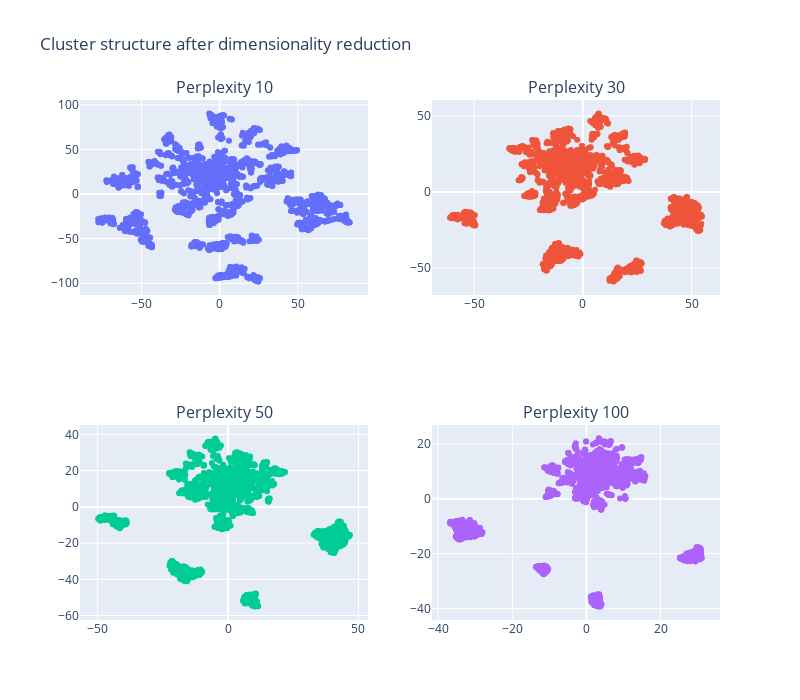

Here is the notebook cell this chart was saved with:
### Code cell
fig.update_layout(height=700, width=800,
                  title_text="Cluster structure after dimensionality reduction",
                 showlegend=False)
fig.show()

### Figure 1 — Plotly figure (JSON) as saved in the notebook; plotly's stock layout.template omitted (floating-point values rounded to 4 significant figures; data arrays with more than 128 entries replaced by an {"elided": "..."} marker saying what was removed)
{"data": [{"mode": "markers", "type": "scatter", "x": {"elided": "1665 float values"}, "xaxis": "x", "y": {"elided": "1665 float values"}, "yaxis": "y"}, {"mode": "markers", "type": "scatter", "x": {"elided": "1665 float values"}, "xaxis": "x2", "y": {"elided": "1665 float values"}, "yaxis": "y2"}, {"mode": "markers", "type": "scatter", "x": {"elided": "1665 float values"}, "xaxis": "x3", "y": {"elided": "1665 float values"}, "yaxis": "y3"}, {"mode": "markers", "type": "scatter", "x": {"elided": "1665 float values"}, "xaxis": "x4", "y": {"elided": "1665 float values"}, "yaxis": "y4"}], "layout": {"annotations": [{"font": {"size": 16}, "showarrow": false, "text": "Perplexity 10", "x": 0.225, "xanchor": "center", "xref": "paper", "y": 1, "yanchor": "bottom", "yref": "paper"}, {"font": {"size": 16}, "showarrow": false, "text": "Perplexity 30", "x": 0.775, "xanchor": "center", "xref": "paper", "y": 1, "yanchor": "bottom", "yref": "paper"}, {"font": {"size": 16}, "showarrow": false, "text": "Perplexity 50", "x": 0.225, "xanchor": "center", "xref": "paper", "y": 0.375, "yanchor": "bottom", "yref": "paper"}, {"font": {"size": 16}, "showarrow": false, "text": "Perplexity 100", "x": 0.775, "xanchor": "center", "xref": "paper", "y": 0.375, "yanchor": "bottom", "yref": "paper"}], "height": 700, "showlegend": false, "title": {"text": "Cluster structure after dimensionality reduction"}, "width": 800, "xaxis": {"anchor": "y", "domain": [0, 0.45]}, "xaxis2": {"anchor": "y2", "domain": [0.55, 1]}, "xaxis3": {"anchor": "y3", "domain": [0, 0.45]}, "xaxis4": {"anchor": "y4", "domain": [0.55, 1]}, "yaxis": {"anchor": "x", "domain": [0.625, 1]}, "yaxis2": {"anchor": "x2", "domain": [0.625, 1]}, "yaxis3": {"anchor": "x3", "domain": [0, 0.375]}, "yaxis4": {"anchor": "x4", "domain": [0, 0.375]}}}
